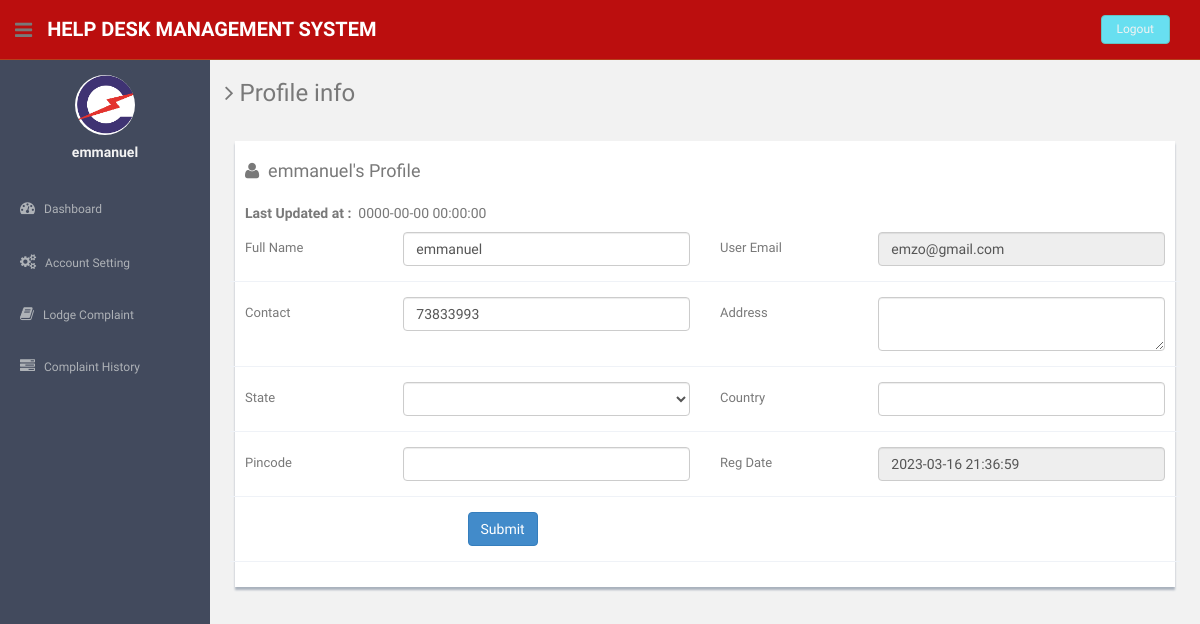
/users/profile.php (signed in), run on the app's committed database.
### tables this page shows
CREATE TABLE `users` (
  `id` int(11) NOT NULL,
  `fullName` varchar(255) DEFAULT NULL,
  `userEmail` varchar(255) DEFAULT NULL,
  `password` varchar(255) DEFAULT NULL,
  `contactNo` bigint(11) DEFAULT NULL,
  `address` tinytext DEFAULT NULL,
  `State` varchar(255) DEFAULT NULL,
  `country` varchar(255) DEFAULT NULL,
  `pincode` int(6) DEFAULT NULL,
  `userImage` varchar(255) DEFAULT NULL,
  `regDate` timestamp NOT NULL DEFAULT current_timestamp(),
  `updationDate` timestamp NOT NULL DEFAULT '0000-00-00 00:00:00' ON UPDATE current_timestamp(),
  `status` int(1) NOT NULL
);

### users/profile.php (the view, shortened to what this page needs)
<?php
include('includes/config.php');
if(strlen($_SESSION['login'])==0)
  {
header('location:index.php');
}
else{
?>
<!DOCTYPE html>
<html lang="en">
  <head>
    <link href="assets/css/bootstrap.css" rel="stylesheet">
    <link href="assets/font-awesome/css/font-awesome.css" rel="stylesheet" />
    <link rel="stylesheet" type="text/css" href="assets/js/bootstrap-datepicker/css/datepicker.css" />
    <link rel="stylesheet" type="text/css" href="assets/js/bootstrap-daterangepicker/daterangepicker.css" />
    <link href="assets/css/style.css" rel="stylesheet">
    <link href="assets/css/style-responsive.css" rel="stylesheet">
  </head>
  <body>
  <section id="container" >
     <?php include("includes/header.php");?>
      <?php include("includes/sidebar.php");?>
      <section id="main-content">
          <section class="wrapper">
          	<h3><i class="fa fa-angle-right"></i> Profile info</h3>
          	<div class="row mt">
          		<div class="col-lg-12">
                  <div class="form-panel">
 <?php $query=mysqli_query($bd, "select * from users where userEmail='".$_SESSION['login']."'");
 while($row=mysqli_fetch_array($query))
 {
 ?>
  <h4 class="mb"><i class="fa fa-user"></i>&nbsp;&nbsp;<?php echo htmlentities($row['fullName']);?>'s Profile</h4>
    <h5><b>Last Updated at :</b>&nbsp;&nbsp;<?php echo htmlentities($row['updationDate']);?></h5>
                      <form class="form-horizontal style-form" method="post" name="profile" >
<div class="form-group">
<label class="col-sm-2 col-sm-2 control-label">Full Name</label>
<div class="col-sm-4">
<input type="text" name="fullname" required="required" value="<?php echo htmlentities($row['fullName']);?>" class="form-control" >
 </div>
<label class="col-sm-2 col-sm-2 control-label">User Email </label>
 <div class="col-sm-4">
<input type="email" name="useremail" required="required" value="<?php echo htmlentities($row['userEmail']);?>" class="form-control" readonly>
</div>
 </div>
<div class="form-group">
<label class="col-sm-2 col-sm-2 control-label">Contact</label>
 <div class="col-sm-4">
<input type="text" name="contactno" required="required" value="<?php echo htmlentities($row['contactNo']);?>" class="form-control">
</div>
<label class="col-sm-2 col-sm-2 control-label">Address </label>
<div class="col-sm-4">
<textarea  name="address" required="required" class="form-control"><?php echo htmlentities($row['address']);?></textarea>
</div>
</div>
<div class="form-group">
<label class="col-sm-2 col-sm-2 control-label">State</label>
<div class="col-sm-4">
<select name="state" required="required" class="form-control">
<option value="<?php echo htmlentities($row['State']);?>"><?php echo htmlentities($st=$row['State']);?></option>
<?php $sql=mysqli_query($bd, "select stateName from state ");
while ($rw=mysqli_fetch_array($sql)) {
  if($rw['stateName']==$st)
  {
    continue;
  }
  else
  {
  ?>
  <option value="<?php echo htmlentities($rw['stateName']);?>"><?php echo htmlentities($rw['stateName']);?></option>
<?php
}}
?>
</select>
</div>
<label class="col-sm-2 col-sm-2 control-label">Country </label>
<div class="col-sm-4">
<input type="text" name="country" required="required" value="<?php echo htmlentities($row['country']);?>" class="form-control">
</div>
</div>
<div class="form-group">
<label class="col-sm-2 col-sm-2 control-label">Pincode</label>
<div class="col-sm-4">
<input type="text" name="pincode" maxlength="6" required="required" value="<?php echo htmlentities($row['pincode']);?>" class="form-control">
</div>
<label class="col-sm-2 col-sm-2 control-label">Reg Date </label>
<div class="col-sm-4">
<input type="text" name="regdate" required="required" value="<?php echo htmlentities($row['regDate']);?>" class="form-control" readonly>
 </div>
</div>
<?php } ?>
                          <div class="form-group">
                           <div class="col-sm-10" style="padding-left:25% ">
<button type="submit" name="submit" class="btn btn-primary">Submit</button>
</div>
</div>
                          </form>
                          </div>
                          </div>
                          </div>
		</section>
      </section>
  </section>
  </body>
</html>
<?php } ?>

### users/includes/sidebar.php (shortened to what this page needs)
<aside>
          <div id="sidebar"  class="nav-collapse ">
              <ul class="sidebar-menu" id="nav-accordion">
              	  <p class="centered"><a href="profile.html"><img src="assets/img/Untitled.png" class="img-circle" width="60"></a></p>
                   <?php $query=mysqli_query($bd, "select fullName from users where userEmail='".$_SESSION['login']."'");
 while($row=mysqli_fetch_array($query))
 {
 ?>
              	  <h5 class="centered"><?php echo htmlentities($row['fullName']);?></h5>
                  <?php } ?>
                  <li class="mt">
                      <a href="dashboard.php">
                          <i class="fa fa-dashboard"></i>
                          <span>Dashboard</span>
                      </a>
                  </li>
                  <li class="sub-menu">
                      <a href="javascript:;" >
                          <i class="fa fa-cogs"></i>
                          <span>Account Setting</span>
                      </a>
                  </li>
                  <li class="sub-menu">
                      <a href="register-complaint.php" >
                          <i class="fa fa-book"></i>
                          <span>Lodge Complaint</span>
                      </a>
                    </li>
                  <li class="sub-menu">
                      <a href="complaint-history.php" >
                          <i class="fa fa-tasks"></i>
                          <span>Complaint History</span>
                      </a>
                  </li>
              </ul>
          </div>
      </aside>

### users/assets/css/style.css (style rules this page uses)
body { color: #797979; background: #f2f2f2; font-family: 'Ruda', sans-serif; padding: 0px !important; margin: 0px !important; font-size:13px; }
ul li { list-style: none; }
a, a:hover, a:focus { text-decoration: none; outline: none; }
#container { width: 100%; height: 100%; }
.centered { text-align: center; }
.mt { margin-top: 25px; }
.mb { margin-bottom: 25px; }
#sidebar { width: 210px; height: 100%; position: fixed; background: #424a5d; }
#sidebar h5 { color: #f2f2f2; font-weight: 700; }
#sidebar ul li { position: relative; }
ul.sidebar-menu , ul.sidebar-menu li ul.sub { margin: -2px 0 0; padding: 0; }
ul.sidebar-menu { margin-top: 75px; }
ul.sidebar-menu li { margin-bottom: 5px; margin-left:10px; margin-right:10px; }
ul.sidebar-menu li.sub-menu { line-height: 15px; }
ul.sidebar-menu li a span { display: inline-block; }
ul.sidebar-menu li a { color: #aeb2b7; text-decoration: none; display: block; padding: 15px 0 15px 10px; font-size: 12px; outline: none; -webkit-transition: all 0.3s ease; -moz-transition: all 0.3s ease; -o-transition: all 0.3s ease; -ms-transition: all 0.3s ease; transition: all 0.3s ease; }
ul.sidebar-menu li a i { font-size: 15px; padding-right: 6px; }
#main-content { margin-left: 210px; }
.wrapper { display: inline-block; margin-top: 60px; padding-left: 15px; padding-right: 15px; padding-bottom: 15px; padding-top: 0px; width: 100%; }
.form-panel { background: #ffffff; margin: 10px; padding: 10px; box-shadow: 0px 3px 2px #aab2bd; text-align: left; }
label { font-weight: 400; }
.form-horizontal.style-form .form-group { border-bottom: 1px solid #eff2f7; padding-bottom: 15px; margin-bottom: 15px; }
@media (min-width: 768px) { .form-horizontal .control-label { text-align: left; } }

### data on the page
users: fullName "emmanuel", updationDate "0000-00-00 00:00:00", fullname "emmanuel", useremail "emzo@gmail.com", contactno "73833993", regdate "2023-03-16 21:36:59"
